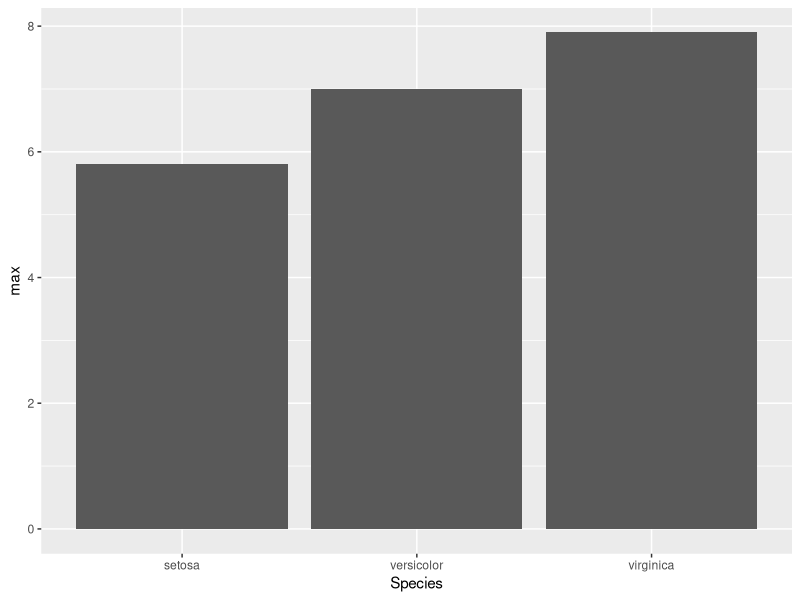

Recreate this plot in R.
## ---- chunk 1


library(flextable)
library(purrr)
library(dplyr)


FitFlextableToPage <- function(ft, pgwidth = 6){
  ft_out <- ft %>% autofit()
  ft_out <- width(ft_out, width = dim(ft_out)$widths*pgwidth /(flextable_dim(ft_out)$widths))
  return(ft_out)
}

t1 =  head(iris,20)


## ---- chunk 2

#### Pegamos tabla 1
 
t1f = flextable(t1)  
#colformat_num(big.mark=".", digits = 0 ,names(t1)[2:4]) #%>% align(j = c(2:3), align = "center", part = "all")  %>% fontsize( size = 7, part = "all")

# FitFlextableToPage(t1f)

kableExtra::kable(t1)

## ---- chunk 3

#### Pegamos plot 1

library(ggplot2)

iris %>%
  group_by(Species) %>%
  summarise(max = max(Sepal.Length)) %>%
  ggplot() +
  geom_col(aes(Species,max))
